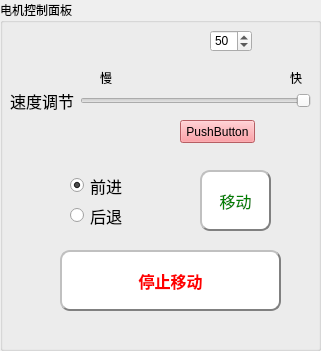
   <widget class="QGroupBox" name="groupBox_4">
    <property name="geometry">
     <rect>
      <x>360</x>
      <y>450</y>
      <width>321</width>
      <height>351</height>
     </rect>
    </property>
    <property name="font">
     <font>
      <family>黑体</family>
     </font>
    </property>
    <property name="styleSheet">
     <string notr="true">
QPushButton { background-color: rgb(255, 132, 139); }
</string>
    </property>
    <property name="title">
     <string>电机控制面板</string>
    </property>
    <widget class="QPushButton" name="pushButton_Stopmove">
     <property name="geometry">
      <rect>
       <x>60</x>
       <y>250</y>
       <width>221</width>
       <height>61</height>
      </rect>
     </property>
     <property name="font">
      <font>
       <family>微软雅黑</family>
       <pointsize>12</pointsize>
       <weight>75</weight>
       <bold>true</bold>
      </font>
     </property>
     <property name="statusTip">
      <string>停止电机</string>
     </property>
     <property name="styleSheet">
      <string notr="true">QPushButton{background-color:white;
			color: red;  
			border-radius: 10px;
		    border: 2px groove gray;
			border-style: outset;}
QPushButton:hover{background-color:white; 
				  color: red;
border-style: inset;}
QPushButton:pressed{background-color:rgb(85, 170, 255); 							border-style: inset; }</string>
     </property>
     <property name="text">
      <string>停止移动</string>
     </property>
    </widget>
    <widget class="QPushButton" name="pushButton_Move">
     <property name="geometry">
      <rect>
       <x>200</x>
       <y>170</y>
       <width>71</width>
       <height>61</height>
      </rect>
     </property>
     <property name="font">
      <font>
       <family>微软雅黑</family>
       <pointsize>12</pointsize>
      </font>
     </property>
     <property name="toolTip">
      <string/>
     </property>
     <property name="statusTip">
      <string>快速移动电机</string>
     </property>
     <property name="styleSheet">
      <string notr="true">QPushButton{background-color: white;
			color:green;  
			border-radius: 10px;
		    border: 2px groove gray;
			border-style: outset;}
QPushButton:hover{background-color:white; 
				  color: green;
border-style: inset;}
QPushButton:pressed{background-color:rgb(85, 170, 255); 							border-style: inset; }</string>
     </property>
     <property name="text">
      <string>移动</string>
     </property>
    </widget>
    <widget class="QSlider" name="horizontalSlider">
     <property name="geometry">
      <rect>
       <x>80</x>
       <y>80</y>
       <width>231</width>
       <height>41</height>
      </rect>
     </property>
     <property name="statusTip">
      <string>调节电机移动速度</string>
     </property>
     <property name="minimum">
      <number>1</number>
     </property>
     <property name="maximum">
      <number>20</number>
     </property>
     <property name="singleStep">
      <number>1</number>
     </property>
     <property name="pageStep">
      <number>5</number>
     </property>
     <property name="value">
      <number>1</number>
     </property>
     <property name="sliderPosition">
      <number>1</number>
     </property>
     <property name="tracking">
      <bool>true</bool>
     </property>
     <property name="orientation">
      <enum>Qt::Horizontal</enum>
     </property>
     <property name="invertedAppearance">
      <bool>true</bool>
     </property>
    </widget>
    <widget class="QRadioButton" name="radioButton_back">
     <property name="geometry">
      <rect>
       <x>70</x>
       <y>200</y>
       <width>89</width>
       <height>31</height>
      </rect>
     </property>
     <property name="font">
      <font>
       <family>微软雅黑</family>
       <pointsize>12</pointsize>
      </font>
     </property>
     <property name="text">
      <string>后退</string>
     </property>
    </widget>
    <widget class="QRadioButton" name="radioButton_foward">
     <property name="geometry">
      <rect>
       <x>70</x>
       <y>170</y>
       <width>89</width>
       <height>31</height>
      </rect>
     </property>
     <property name="font">
      <font>
       <family>微软雅黑</family>
       <pointsize>12</pointsize>
      </font>
     </property>
     <property name="text">
      <string>前进</string>
     </property>
     <property name="checked">
      <bool>true</bool>
     </property>
    </widget>
    <widget class="QLabel" name="label_5">
     <property name="geometry">
      <rect>
       <x>10</x>
       <y>80</y>
       <width>71</width>
       <height>41</height>
      </rect>
     </property>
     <property name="font">
      <font>
       <family>黑体</family>
       <pointsize>12</pointsize>
       <weight>50</weight>
       <bold>false</bold>
      </font>
     </property>
     <property name="text">
      <string>速度调节</string>
     </property>
    </widget>
    <widget class="QPushButton" name="pushButton_Senddata">
     <property name="geometry">
      <rect>
       <x>-80</x>
       <y>250</y>
       <width>75</width>
       <height>31</height>
      </rect>
     </property>
     <property name="font">
      <font>
       <family>黑体</family>
       <pointsize>12</pointsize>
       <weight>50</weight>
       <bold>false</bold>
      </font>
     </property>
     <property name="statusTip">
      <string>检测当前时刻位置</string>
     </property>
     <property name="styleSheet">
      <string notr="true">QPushButton{background-color: white;
			color:black;  
			border-radius: 10px;
		    border: 2px groove gray;
			border-style: outset;}
QPushButton:hover{background-color:white; 
				  color: black;
border-style: inset;}
QPushButton:pressed{background-color:rgb(85, 170, 255); 							border-style: inset; }</string>
     </property>
     <property name="text">
      <string>位置检测</string>
     </property>
    </widget>
    <widget class="QPushButton" name="pushButton_sample">
     <property name="geometry">
      <rect>
       <x>-190</x>
       <y>240</y>
       <width>75</width>
       <height>31</height>
      </rect>
     </property>
     <property name="font">
      <font>
       <family>黑体</family>
       <pointsize>12</pointsize>
      </font>
     </property>
     <property name="statusTip">
      <string>检测当前时刻压力</string>
     </property>
     <property name="styleSheet">
      <string notr="true">QPushButton{background-color: white;
			color:black;  
			border-radius: 10px;
		    border: 2px groove gray;
			border-style: outset;}
QPushButton:hover{background-color:white; 
				  color: black;
border-style: inset;}
QPushButton:pressed{background-color:rgb(85, 170, 255); 							border-style: inset; }</string>
     </property>
     <property name="text">
      <string>压力检测</string>
     </property>
     <property name="checkable">
      <bool>true</bool>
     </property>
     <property name="checked">
      <bool>false</bool>
     </property>
    </widget>
    <widget class="QLabel" name="label_15">
     <property name="geometry">
      <rect>
       <x>100</x>
       <y>70</y>
       <width>21</width>
       <height>16</height>
      </rect>
     </property>
     <property name="text">
      <string>慢</string>
     </property>
    </widget>
    <widget class="QLabel" name="label_16">
     <property name="geometry">
      <rect>
       <x>290</x>
       <y>70</y>
       <width>21</width>
       <height>16</height>
      </rect>
     </property>
     <property name="text">
      <string>快</string>
     </property>
    </widget>
    <widget class="QPushButton" name="pushButton_mengding">
     <property name="geometry">
      <rect>
       <x>180</x>
       <y>120</y>
       <width>75</width>
       <height>23</height>
      </rect>
     </property>
     <property name="text">
      <string>PushButton</string>
     </property>
    </widget>
    <widget class="QSpinBox" name="spinBox_mengding">
     <property name="geometry">
      <rect>
       <x>210</x>
       <y>30</y>
       <width>42</width>
       <height>22</height>
      </rect>
     </property>
     <property name="value">
      <number>50</number>
     </property>
    </widget>
   </widget>
